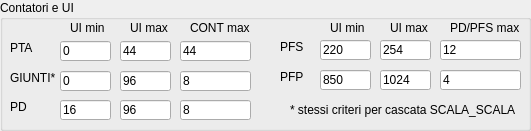
     <widget class="QGroupBox" name="chkDB_2">
      <property name="enabled">
       <bool>true</bool>
      </property>
      <property name="geometry">
       <rect>
        <x>10</x>
        <y>20</y>
        <width>531</width>
        <height>131</height>
       </rect>
      </property>
      <property name="title">
       <string>Contatori e UI</string>
      </property>
      <property name="flat">
       <bool>false</bool>
      </property>
      <property name="checkable">
       <bool>false</bool>
      </property>
      <property name="checked">
       <bool>false</bool>
      </property>
      <widget class="QLineEdit" name="UI_PFP_min">
       <property name="geometry">
        <rect>
         <x>320</x>
         <y>70</y>
         <width>51</width>
         <height>20</height>
        </rect>
       </property>
       <property name="text">
        <string>850</string>
       </property>
      </widget>
      <widget class="QLineEdit" name="UI_PFP_max">
       <property name="geometry">
        <rect>
         <x>380</x>
         <y>70</y>
         <width>51</width>
         <height>20</height>
        </rect>
       </property>
       <property name="text">
        <string>1024</string>
       </property>
      </widget>
      <widget class="QLineEdit" name="UI_GI_min">
       <property name="geometry">
        <rect>
         <x>60</x>
         <y>71</y>
         <width>51</width>
         <height>20</height>
        </rect>
       </property>
       <property name="text">
        <string>0</string>
       </property>
      </widget>
      <widget class="QLineEdit" name="UI_GI_max">
       <property name="geometry">
        <rect>
         <x>120</x>
         <y>71</y>
         <width>51</width>
         <height>20</height>
        </rect>
       </property>
       <property name="text">
        <string>96</string>
       </property>
      </widget>
      <widget class="QLabel" name="label_15">
       <property name="geometry">
        <rect>
         <x>10</x>
         <y>41</y>
         <width>54</width>
         <height>14</height>
        </rect>
       </property>
       <property name="text">
        <string>PTA</string>
       </property>
      </widget>
      <widget class="QLineEdit" name="CONT_PTA_max">
       <property name="geometry">
        <rect>
         <x>180</x>
         <y>41</y>
         <width>71</width>
         <height>20</height>
        </rect>
       </property>
       <property name="text">
        <string>44</string>
       </property>
      </widget>
      <widget class="QLineEdit" name="UI_PTA_max">
       <property name="geometry">
        <rect>
         <x>120</x>
         <y>41</y>
         <width>51</width>
         <height>20</height>
        </rect>
       </property>
       <property name="text">
        <string>44</string>
       </property>
      </widget>
      <widget class="QLineEdit" name="UI_PTA_min">
       <property name="geometry">
        <rect>
         <x>60</x>
         <y>41</y>
         <width>51</width>
         <height>20</height>
        </rect>
       </property>
       <property name="text">
        <string>0</string>
       </property>
      </widget>
      <widget class="QLabel" name="label_16">
       <property name="geometry">
        <rect>
         <x>70</x>
         <y>21</y>
         <width>54</width>
         <height>14</height>
        </rect>
       </property>
       <property name="text">
        <string>UI min</string>
       </property>
      </widget>
      <widget class="QLabel" name="label_17">
       <property name="geometry">
        <rect>
         <x>130</x>
         <y>21</y>
         <width>54</width>
         <height>14</height>
        </rect>
       </property>
       <property name="text">
        <string>UI max</string>
       </property>
      </widget>
      <widget class="QLabel" name="label_18">
       <property name="geometry">
        <rect>
         <x>190</x>
         <y>20</y>
         <width>81</width>
         <height>16</height>
        </rect>
       </property>
       <property name="text">
        <string>CONT max</string>
       </property>
      </widget>
      <widget class="QLabel" name="label_19">
       <property name="geometry">
        <rect>
         <x>10</x>
         <y>71</y>
         <width>54</width>
         <height>14</height>
        </rect>
       </property>
       <property name="text">
        <string>GIUNTI*</string>
       </property>
      </widget>
      <widget class="QLineEdit" name="CONT_GI_max">
       <property name="geometry">
        <rect>
         <x>180</x>
         <y>71</y>
         <width>71</width>
         <height>20</height>
        </rect>
       </property>
       <property name="text">
        <string>8</string>
       </property>
      </widget>
      <widget class="QLineEdit" name="CONT_PFP_max">
       <property name="geometry">
        <rect>
         <x>440</x>
         <y>70</y>
         <width>81</width>
         <height>20</height>
        </rect>
       </property>
       <property name="text">
        <string>4</string>
       </property>
      </widget>
      <widget class="QLabel" name="label_20">
       <property name="geometry">
        <rect>
         <x>280</x>
         <y>70</y>
         <width>54</width>
         <height>14</height>
        </rect>
       </property>
       <property name="text">
        <string>PFP</string>
       </property>
      </widget>
      <widget class="QLineEdit" name="UI_PFS_max">
       <property name="geometry">
        <rect>
         <x>380</x>
         <y>40</y>
         <width>51</width>
         <height>20</height>
        </rect>
       </property>
       <property name="text">
        <string>254</string>
       </property>
      </widget>
      <widget class="QLabel" name="label_24">
       <property name="geometry">
        <rect>
         <x>390</x>
         <y>21</y>
         <width>54</width>
         <height>14</height>
        </rect>
       </property>
       <property name="text">
        <string>UI max</string>
       </property>
      </widget>
      <widget class="QLabel" name="label_34">
       <property name="geometry">
        <rect>
         <x>280</x>
         <y>40</y>
         <width>54</width>
         <height>14</height>
        </rect>
       </property>
       <property name="text">
        <string>PFS</string>
       </property>
      </widget>
      <widget class="QLineEdit" name="UI_PFS_min">
       <property name="geometry">
        <rect>
         <x>320</x>
         <y>40</y>
         <width>51</width>
         <height>20</height>
        </rect>
       </property>
       <property name="text">
        <string>220</string>
       </property>
      </widget>
      <widget class="QLabel" name="label_35">
       <property name="geometry">
        <rect>
         <x>330</x>
         <y>21</y>
         <width>54</width>
         <height>14</height>
        </rect>
       </property>
       <property name="text">
        <string>UI min</string>
       </property>
      </widget>
      <widget class="QLineEdit" name="CONT_PFS_max">
       <property name="geometry">
        <rect>
         <x>440</x>
         <y>40</y>
         <width>81</width>
         <height>20</height>
        </rect>
       </property>
       <property name="text">
        <string>12</string>
       </property>
      </widget>
      <widget class="QLabel" name="label_36">
       <property name="geometry">
        <rect>
         <x>450</x>
         <y>20</y>
         <width>71</width>
         <height>16</height>
        </rect>
       </property>
       <property name="text">
        <string>PD/PFS max</string>
       </property>
      </widget>
      <widget class="QLineEdit" name="UI_PD_max">
       <property name="geometry">
        <rect>
         <x>120</x>
         <y>100</y>
         <width>51</width>
         <height>20</height>
        </rect>
       </property>
       <property name="text">
        <string>96</string>
       </property>
      </widget>
      <widget class="QLineEdit" name="UI_PD_min">
       <property name="geometry">
        <rect>
         <x>60</x>
         <y>100</y>
         <width>51</width>
         <height>20</height>
        </rect>
       </property>
       <property name="text">
        <string>16</string>
       </property>
      </widget>
      <widget class="QLineEdit" name="CONT_PD_max">
       <property name="geometry">
        <rect>
         <x>180</x>
         <y>100</y>
         <width>71</width>
         <height>20</height>
        </rect>
       </property>
       <property name="text">
        <string>8</string>
       </property>
      </widget>
      <widget class="QLabel" name="label_21">
       <property name="geometry">
        <rect>
         <x>10</x>
         <y>100</y>
         <width>54</width>
         <height>14</height>
        </rect>
       </property>
       <property name="text">
        <string>PD</string>
       </property>
      </widget>
      <widget class="QLabel" name="label_22">
       <property name="geometry">
        <rect>
         <x>290</x>
         <y>100</y>
         <width>231</width>
         <height>20</height>
        </rect>
       </property>
       <property name="text">
        <string>* stessi criteri per cascata SCALA_SCALA</string>
       </property>
      </widget>
     </widget>
